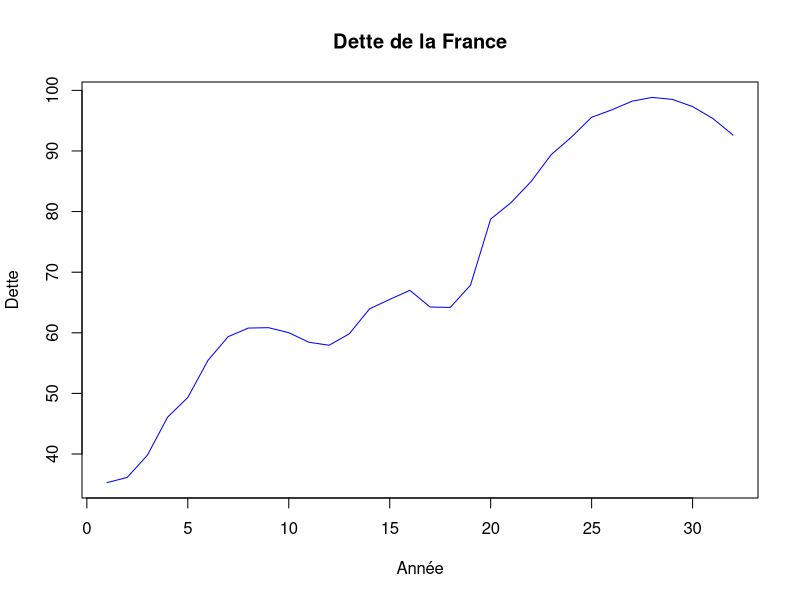

Recreate this plot in R.
## ---- chunk 1
data <- read.csv("archive/Dette_parpays.csv", header = TRUE)
head(data)
## ---- chunk 2
# Suppression des colonnes 'Region' et 'Image.URL' 
data <- data[, !(names(data) %in% c("region", "Image.URL"))]

for (colname in names(data)) {
  # Vérifie si le nom de la colonne commence par 'X' suivi de 4 chiffres
  if (grepl("^X[0-9]{4}$", colname)) {
    # Suppression des virgules et conversion en numérique
    data[[colname]] <- as.numeric(gsub(",", ".", data[[colname]]))

    # Renommage de la colonne pour enlever le 'X'
    names(data)[names(data) == colname] <- substr(colname, 2, nchar(colname))
  }
}

#head(data)
## ---- chunk 3
library(tidyr)

long_data <- pivot_longer(data, cols = -Country.Name, names_to = "Année", values_to = "Dette")

df <- pivot_wider(long_data, names_from = Country.Name, values_from = Dette)
df <- as.data.frame(df)

# Mettre la colonne année en rownames
rownames(df) <- df$Année

# enlever la colonne année
df <- df[, !(names(df) %in% c("Année"))]

# enlever toutes les colonnes qui ont au moins un 0 dans la colonne
df <- df[, colSums(df == 0) == 0]
head(df)

## ---- chunk 4
summary(df)
## ---- chunk 5
plot(df$France, type = "l", col = "blue", xlab = "Année", ylab = "Dette", main = "Dette de la France")
